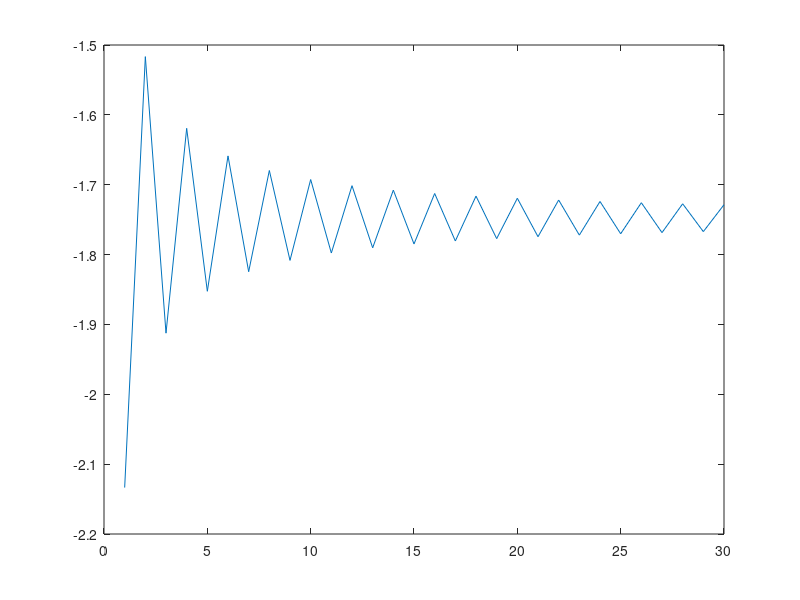

Here is the MATLAB script that generated this plot:
% A test to calculate madelung constant from real space
% For Na Cl
% YY 2014 Apr 21

n = 30; % layers in real space
V = 0;
n_list = [];
V_list = [];
for layer = 1:n
    for ni = -layer:layer
    for nj = -layer:layer
    for nk = -layer:layer
    nn_list = [ni nj nk];
    if ( max(abs(nn_list)) == layer )
        rij = (ni^2 + nj^2 + nk^2)^(0.5);
        if mod(ni + nj +nk, 2) == 1
            zj = -1;
        else 
            zj = 1;
        end
        V = V + zj / rij;
    end
    end
    end
    end
    layer
    V
    n_list = [n_list layer];
    V_list = [V_list V];
end
plot(n_list, V_list)
